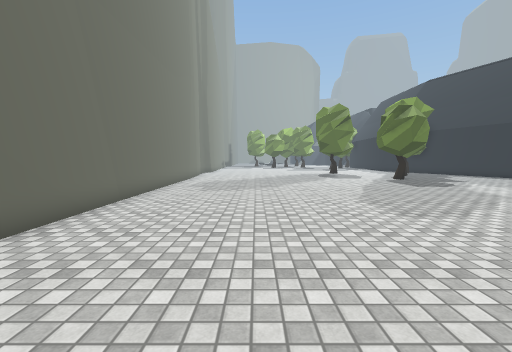
[1] (above)

16 first-person views from a walk through a Unity game level. The camera is 1.4 m above the floor, tilts 4° down and sees 90° across. The floor is counted in squares, 1 m on a side. Each view is taken from the middle of a square. On the plan, view 1 faces up. The plan holds only what a view shows up to about 13 squares ahead; the rest is blank. The place goes on beyond the plan. The player is left out. Door leaves are left out, so doorways stand open. Some surface patterns are stand-ins.

[2]
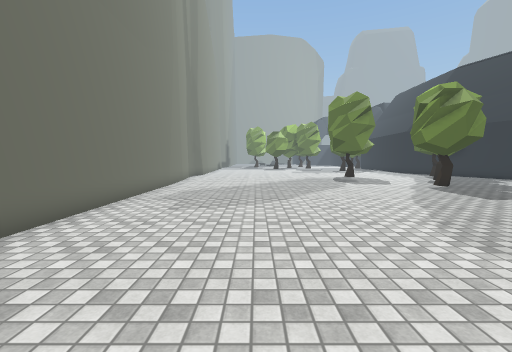

[3]
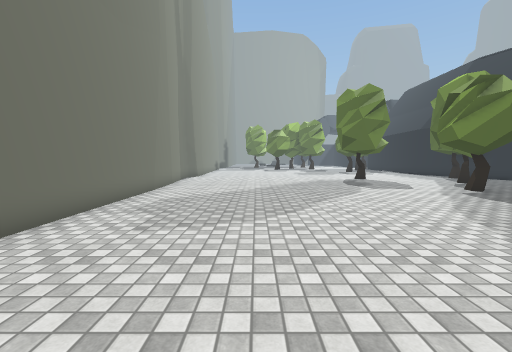

[4]
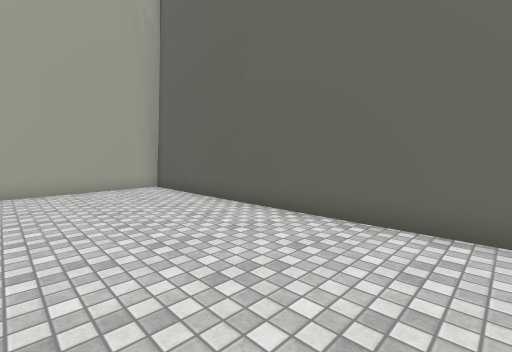

[5]
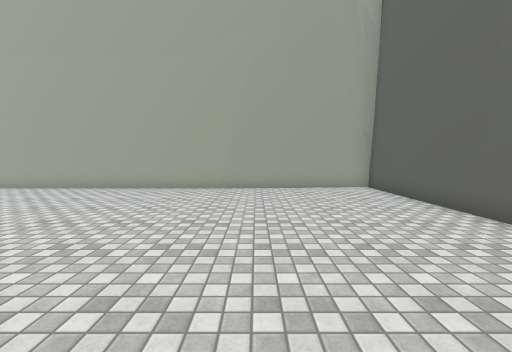

[6]
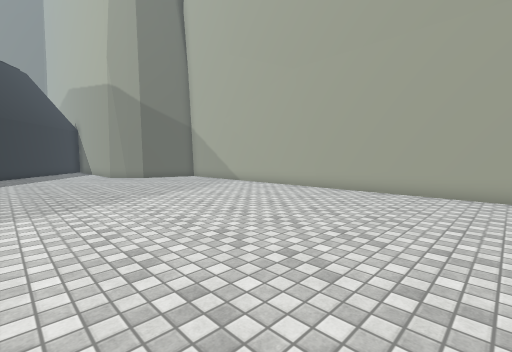

[7]
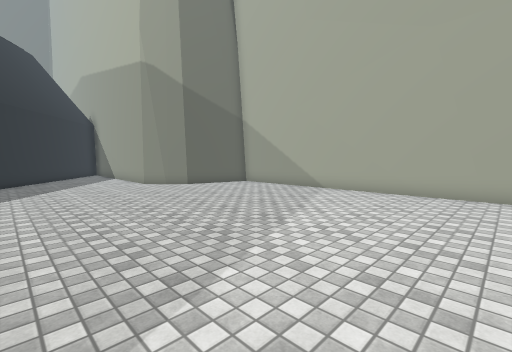

[8]
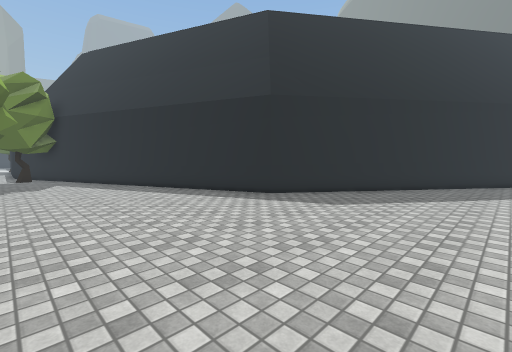

[9]
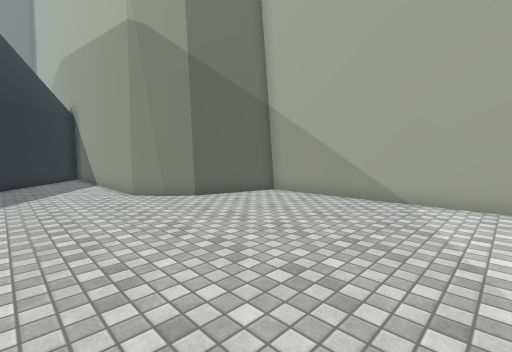

[10]
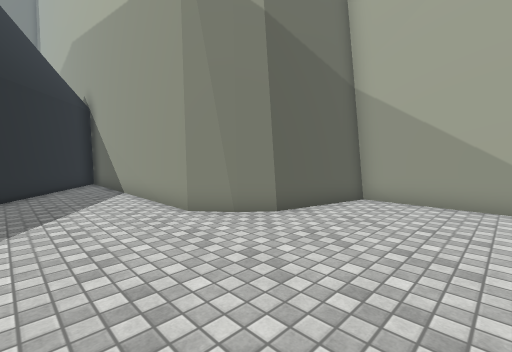

[11]
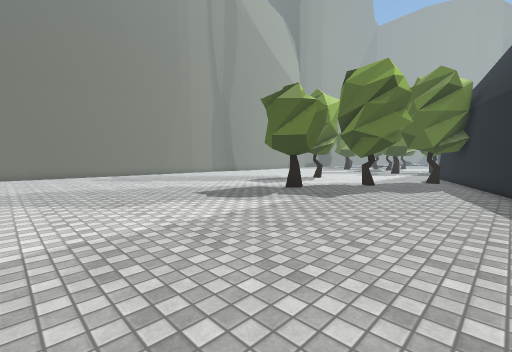

[12]
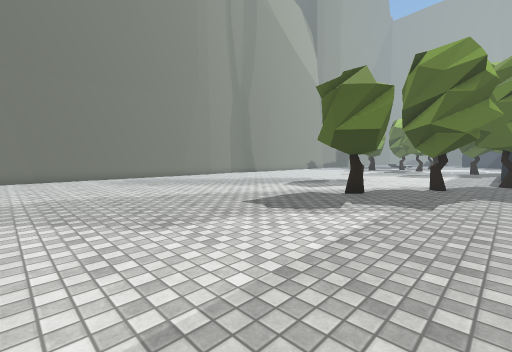

[13]
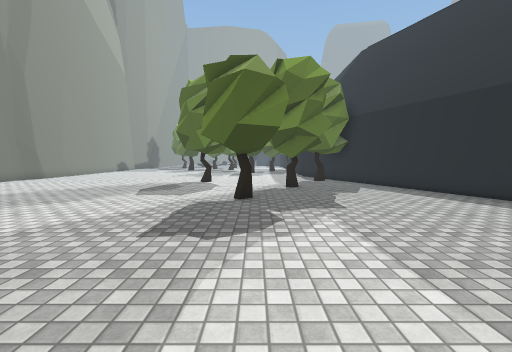

[14]
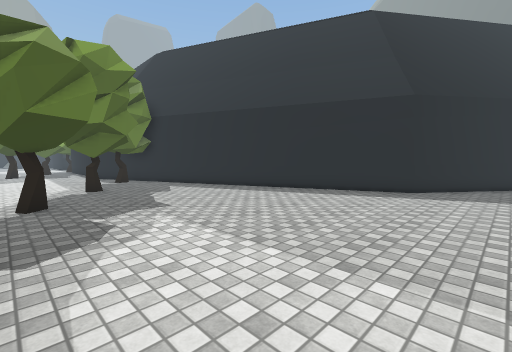

[15]
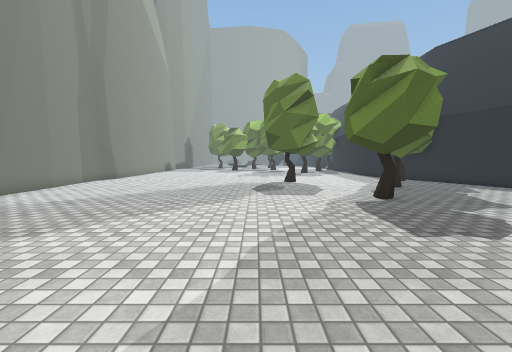

[16]
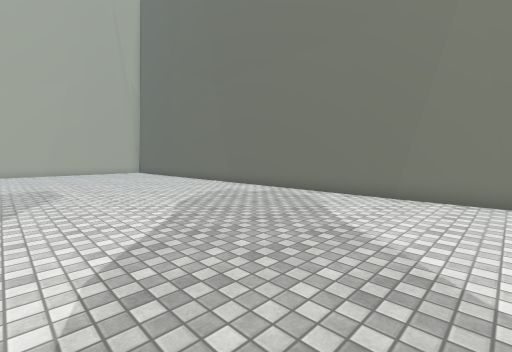

### Floor plan
Points are (right, up) in squares from view 1. A wall is a line through its corners. A room is listed if a view was taken in it or the views show most of it. See-through windows are left out.
Room 1 (views 1, 2, 3, 4, 5, 6, 7, 8, 9, 10, 11, 12, 13, 14, 15, 16)
walls: (-0.3, -4.8) (22.6, -4.7) (23.4, -1.2) (24.4, 0); (24, -0.3) (25.1, 0.5) (33.9, 0.5); (-4, -5.3) (-0.1, -4.9); (-4.5, 20.1) (-4.5, -5.2) (-3.8, -5.3); (-4.7, 21.1) (-4.6, 20.1); (34.3, 0.9) (20.6, 10.7) (16.1, 21.5)
objects: tree (10, 17); tree (11, 20) to (12, 21)

Positions as (right, up) in squares from view 1, and headings:
1: (0, 0), facing up
2: (0, 4), facing up
3: (0, 6), facing up
4: (1, 7), facing down-left
5: (1, 7), facing down
6: (5, 6), facing down-right
7: (11, 6), facing down-right
8: (13, 4), facing up-right
9: (15, 4), facing down-right
10: (19, 4), facing down-right
11: (17, 7), facing up-left
12: (14, 7), facing up-left
13: (10, 8), facing up
14: (9, 8), facing up-right
15: (5, 8), facing up
16: (5, 20), facing down-left
